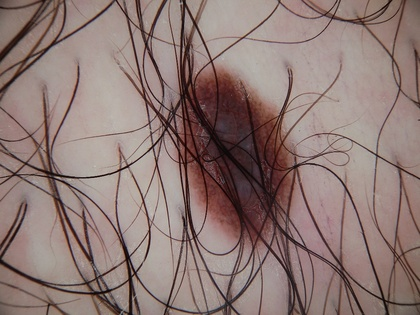
%> input picture 1.4.jpg, 420 x 315 px, shrunk from 1024 x 768 before the run
$ octave --eval "result = getpictures;"   (GNU Octave 9; MATLAB toolbox functions it lacks are replaced by stand-ins)
%> lines starting %> are read from the running program, lines starting %| are printed output that depends on the picture; in (x1, y1, x2, y2) boxes, pixels count from 0 and x2, y2 are one past the last pixel; in counts of white or black regions, pixels touching at a corner belong together; the program's own positions count from 1
function p = getpictures()

RGB = imread('D:\Материалы к магистерской\Новая тема магистерской\текст и фото магистерской\1.4.jpg'); % считываем исходное изображение в RGB
%> RGB is the input picture: size 315x420x3 uint8; mean R, G, B 141.6, 120.5, 116.1
%RGB = imread(pic);
%%%%%%%%%%%%%%%%%%%%%%%%%%%%%%%%%%%%%%%%%%%%%%%%%%%%%%
% Сегментация цветных изображений на основе кластеризации по методу k-средних
%%%%%%%%%%%%%%%%%%%%%%%%%%%%%%%%%%%%%%%%%%%%%%%%%%%%%%

%Преобразуем изображение из цветовой системы RGB в цветовую систему L*a*b*
cform = makecform('srgb2lab');
lab_RGB = applycform(RGB, cform);
%> lab_RGB: size 315x420x3 uint8; mean of channels 1, 2, 3 132.7, 136.2, 133.9

% Классифицируем цвета в пространстве 'a*b*' с использованием кластеризации
ab = double(lab_RGB(:, :, 2:3));
nrows = size(ab, 1);
%> nrows = 315
ncols = size(ab, 2);
%> ncols = 420
ab = reshape(ab, nrows*ncols, 2);
nColors = 3; % разбиваем на 3 класса цветов
[cluster_idx, cluster_center] = kmeans(ab, nColors, 'distance', 'sqEuclidean', ...
                                      'Replicates',3); % используем кластеризацию методом k-средних для разделения объектов на 3 кластера, для этого используем евклидовую метрику.
%> cluster_center = [133.3 132.6; 138.5 134.6; 146.6 139.9]

% Присваиваем метки каждому пикселю изображения на основе метода k-средних
pixel_labels = reshape(cluster_idx, nrows,ncols);
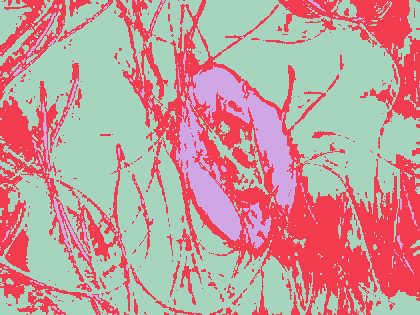
%> pixel_labels: size 315x420 double; 3 distinct labels, from 1 to 3; one colour per label, 0 black
%figure(1), subplot(1,2,1), imshow(RGB); title('исходное'); % выводим на экран исходное изображение, и разбитое на 3 кластера

% Создаём сегментированное изображение на основе цветного
segmented_images = cell(1, 3);
rgb_label = repmat(pixel_labels, [1 1 3]); % используя параметр pixel_labels, можно разделить объекты на изображении по цветам
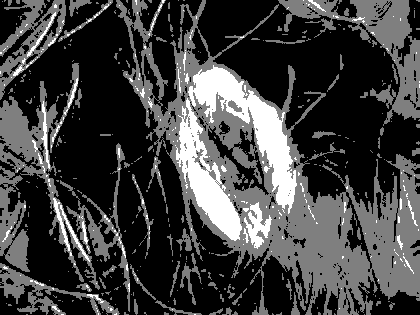
%> rgb_label: size 315x420x3 double; min 1, max 3, mean 1.51; drawn with min black and max white
for k = 1 : nColors
  color = RGB; % считываем цвет пикселя с исходного ихображения
  color(rgb_label ~= k) = 0; % если цвет пикселя не совпадает с цветом метки, то делаем его чёрным
  segmented_images{k} = color; % если совпадает, то оставляем исходный цвет зоны
end
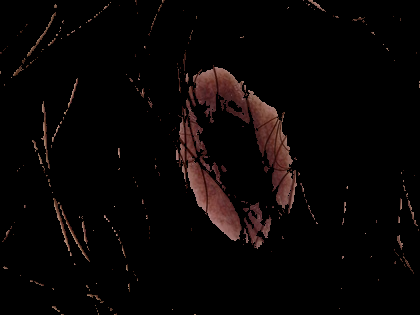
%> color: size 315x420x3 uint8; mean R, G, B 8.2, 4.8, 4.4
%> after the loop, segmented_images = 3 items

% выберем нужную нам зону меланомы
mean_cluster_val = zeros(3, 1);
for k = 1:nColors
  mean_cluster_val(k) = mean(cluster_center(k)); % найдем кластеры, которые содержат тёмные объекты
end
%> after the loop, mean_cluster_val = [133.3; 138.5; 146.6]
[mean_cluster_val,idx] = sort(mean_cluster_val);
%> idx = [1; 2; 3]

% параметр cluster_center содержит среднее значение 'a*' и 'b*' для каждого кластера. Тёмный кластер имеет 3ее наибольшее значение cluster_center.
brown_cluster_num = idx(3);
%> brown_cluster_num = 3

[height, width, dim] = size(segmented_images{brown_cluster_num}); % определяем размеры изображения и измерение пикселя (3, тк RGB)
%> height = 315; width = 420; dim = 3

% преобразуем сегментированное цветное изображение сначала в изобр. в оттенках серого, а потом в бинарное
GR = rgb2gray(segmented_images{brown_cluster_num});
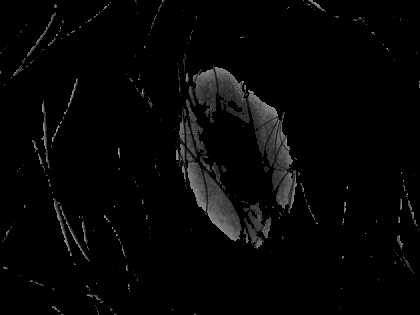
%> GR: size 315x420 uint8; min 0, max 172, mean 5.8
BW = imbinarize(GR);
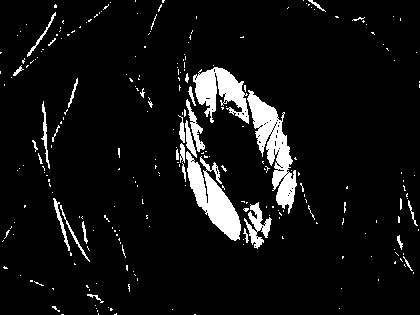
%> BW: size 315x420 logical; 7.2% white; 251 white regions (219 under 20 px), largest, box (x1, y1, x2, y2) and area: (247, 90, 297, 214) 2387, (186, 151, 241, 241) 2060, (193, 67, 249, 124) 1672

%subplot(1,2,2), imshow(BW), title('бинарное');

octagon = strel('octagon',6)
bw_octagon = imerode(BW, octagon); % проводит операцию утончения бинарных изображений, т.е. позволит убрать лишние элементы и шум
%> bw_octagon: size 315x420 logical; 0.6% white; 8 white regions (3 under 20 px), largest, box (x1, y1, x2, y2) and area: (212, 189, 235, 233) 433, (201, 77, 211, 94) 117, (223, 76, 238, 96) 109, (255, 103, 271, 119) 94, (194, 170, 199, 187) 26
se = strel('octagon',90);
closeBW = imclose(bw_octagon, se); % выполняет морфологическое закрытие бинарного изображения, т.е. заполняет пробелы в контуре нашей меланомы
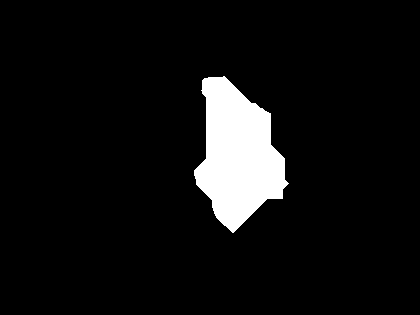
%> closeBW: size 315x420 logical; 6.9% white; 1 white region, box (x1, y1, x2, y2) and area: (194, 76, 289, 233) 9087

BWdfill = imfill(closeBW, 'holes'); % заполним оставшиеся дыры, получившиеся в ходе выполнения морфологисеких операций

%figure(3)
%montage({BW, bw_octagon, closeBW }) % отображаем в одном окне бинарное, очищенное от шума и итоговое изображение

figure();
subplot(1,3,1), imshow(RGB), title('Исходное');
subplot(1,3,2), imshow(BW), title('Бинарное');
subplot(1,3,3), imshow(BWdfill), title('Итоговое');

p = BWdfill(:,:,1);  % копируем в матрицу р бинарные значения из матрицы бинарного изображения BW
p = double(p);  % преобразуем их из типа logic в doublе для дальнейшей работы с ними
for i = height+1:width
   for j = 1:width
       p(i,j) = 0;  % цикл для создания квадратной матрицы (путём добавления 1(те белого цвета) в конец матрицы), тк матрица должна быть квадратной
   end
end
%> this loop made 105 passes
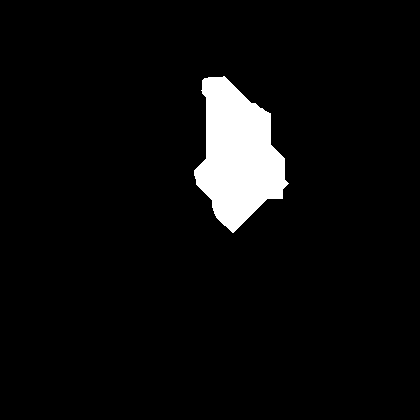
%> p: size 420x420 double; values 0 (black) and 1 (white), 5.2% white; 1 white region, box (x1, y1, x2, y2) and area: (194, 76, 289, 233) 9087

$ run again, with 1.1.jpg copied over 1.4.jpg
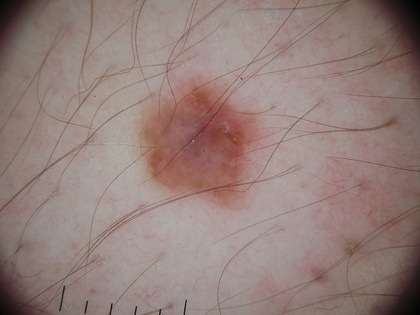
%> input picture 1.1.jpg, 420 x 315 px, shrunk from 1024 x 768 before the run
%> in getpictures, RGB is the input picture: size 315x420x3 uint8; mean R, G, B 147.9, 126.7, 121.7
%> lab_RGB: size 315x420x3 uint8; mean of channels 1, 2, 3 139.7, 135.9, 134.2
%> cluster_center = [138.2 134.7; 149.9 142.6; 133.4 133]
%> pixel_labels: size 315x420 double; 3 distinct labels, from 1 to 3
%> after the loop in getpictures, `for k = 1 : nColors`:
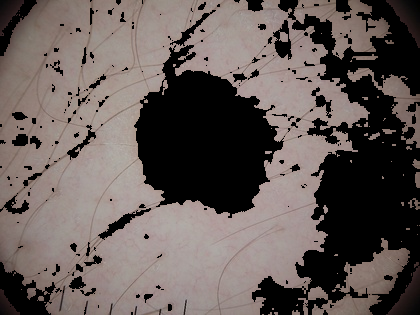
%> color: size 315x420x3 uint8; mean R, G, B 99.6, 89.5, 86.2
%> after the loop in getpictures, `for k = 1 : nColors`: segmented_images = 3 items
%> after the loop in getpictures, `for k = 1:nColors`: mean_cluster_val = [138.2; 149.9; 133.4]
%> in getpictures, `[mean_cluster_val,idx] = sort(mean_cluster_val);`: mean_cluster_val = [133.4; 138.2; 149.9]; idx = [3; 1; 2]
%> brown_cluster_num = 2
%> height = 315; width = 420; dim = 3
%> BW: size 315x420 logical; 7.5% white; 8 white regions (7 under 20 px), largest, box (x1, y1, x2, y2) and area: (141, 81, 261, 206) 9914
%> bw_octagon: size 315x420 logical; 5.4% white; 1 white region, box (x1, y1, x2, y2) and area: (147, 88, 254, 200) 7185
%> closeBW: size 315x420 logical; 5.8% white; 1 white region, box (x1, y1, x2, y2) and area: (147, 88, 254, 200) 7732
%> the loop in getpictures, `for i = height+1:width` made 105 passes
%> after the loop in getpictures, `for i = height+1:width`:
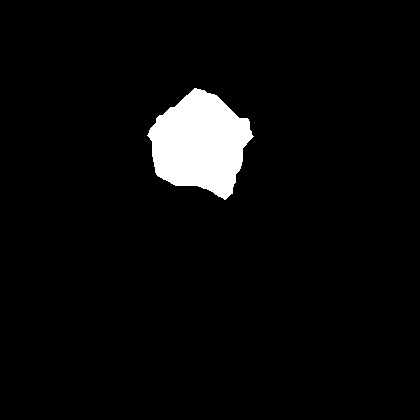
%> p: size 420x420 double; values 0 (black) and 1 (white), 4.4% white; 1 white region, box (x1, y1, x2, y2) and area: (147, 88, 254, 200) 7732

$ run again, with 1.3.jpg copied over 1.4.jpg
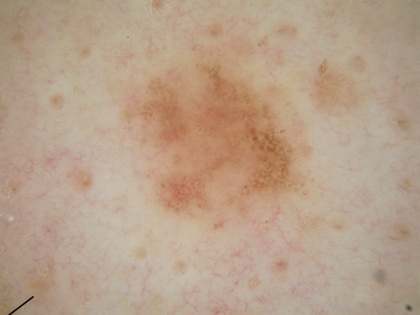
%> input picture 1.3.jpg, 420 x 315 px, shrunk from 1024 x 768 before the run
%> in getpictures, RGB is the input picture: size 315x420x3 uint8; mean R, G, B 183.9, 159.2, 137.5
%> lab_RGB: size 315x420x3 uint8; mean of channels 1, 2, 3 171.8, 135, 143.1
%> cluster_center = [132.7 140; 144.5 153.6; 135.9 145.4]
%> pixel_labels: size 315x420 double; 3 distinct labels, from 1 to 3
%> after the loop in getpictures, `for k = 1 : nColors`:
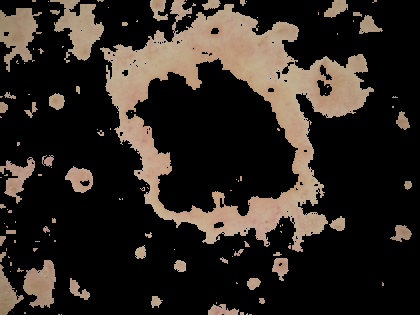
%> color: size 315x420x3 uint8; mean R, G, B 45.9, 39, 32.7
%> after the loop in getpictures, `for k = 1 : nColors`: segmented_images = 3 items
%> after the loop in getpictures, `for k = 1:nColors`: mean_cluster_val = [132.7; 144.5; 135.9]
%> in getpictures, `[mean_cluster_val,idx] = sort(mean_cluster_val);`: mean_cluster_val = [132.7; 135.9; 144.5]; idx = [1; 3; 2]
%> brown_cluster_num = 2
%> height = 315; width = 420; dim = 3
%> BW: size 315x420 logical; 12.8% white; 19 white regions (12 under 20 px), largest, box (x1, y1, x2, y2) and area: (126, 58, 299, 216) 16537, (317, 80, 332, 96) 148, (320, 65, 332, 80) 76
%> bw_octagon: size 315x420 logical; 9.2% white; 1 white region, box (x1, y1, x2, y2) and area: (142, 67, 291, 206) 12164
%> closeBW: size 315x420 logical; 10.6% white; 1 white region, box (x1, y1, x2, y2) and area: (142, 67, 291, 206) 14011
%> the loop in getpictures, `for i = height+1:width` made 105 passes
%> after the loop in getpictures, `for i = height+1:width`:
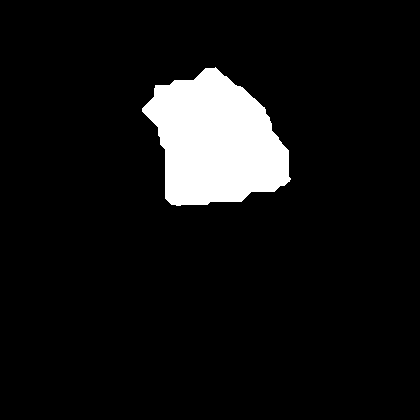
%> p: size 420x420 double; values 0 (black) and 1 (white), 7.9% white; 1 white region, box (x1, y1, x2, y2) and area: (142, 67, 291, 206) 14011
